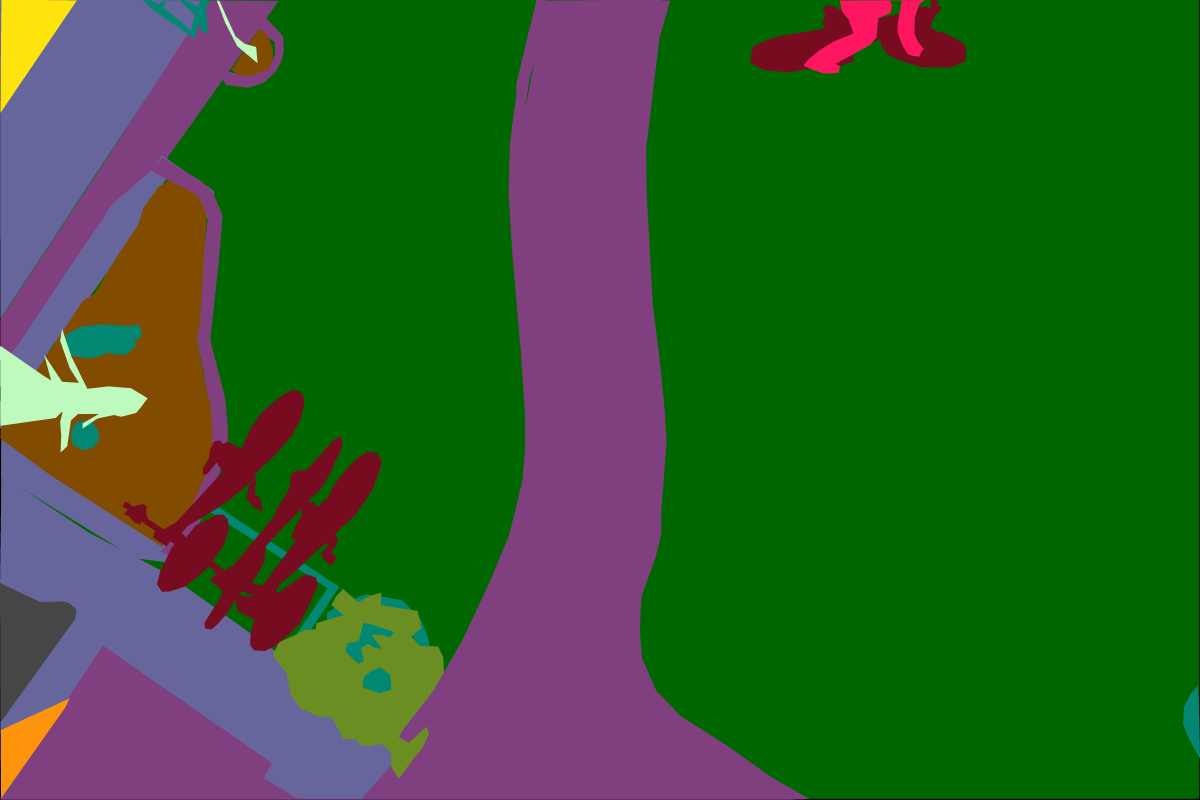
#> input picture semantic-dataset/RGB_color_image_masks/RGB_color_image_masks/021.png, 6000 x 4000 px, found by its file name (shown at 1/5 size); its folder holds only this picture in this run
$ python main.py
#> lines starting #> are read from the running program, lines starting #| are printed output that depends on the picture
import json
import cv2
import json
from cv2 import cv2
from matplotlib import pyplot as plt

import os
from PIL import Image
from pathlib import Path


path = '/home/polymath/Desktop/Rodasi/semantic-dataset/RGB_color_image_masks/RGB_color_image_masks/'

y = dict()
count = 0

for (root, dirs, files) in os.walk(path, topdown=True):
  for file in files:
    count+=1

    name = Path(file).stem
    file = path+file
    im = Image.open(file)
#> im is the input picture: PIL image 6000x4000 RGB; mean R, G, B 47.9, 93.1, 42.3

    green = 0
    other = 0
    grass = 0
    build = 0
    water = 0

    for pixel in im.getdata():
        if pixel == (51, 51, 0) :
            green += 1
        elif pixel == (107, 142, 35) :
            green += 1
        elif pixel== (0,102, 0):
            grass += 1
        elif pixel== (0,102, 0):
            build += 1
        elif pixel== (28,42,168):
            water+= 1
        else:
            other += 1
#> this loop made 24000000 passes
#> pixel on passes 1 to 12: (102, 102, 156), (102, 102, 156), (102, 102, 156), (102, 102, 156), (102, 102, 156), (102, 102, 156), (102, 102, 156), (254, 228, 12), (254, 228, 12), (254, 228, 12), (254, 228, 12), (254, 228, 12)
#> after the loop, build = 0; grass = 14548012; green = 407986; other = 9044002; water = 0

    from PIL import Image
    im = Image.open(file)
    image = cv2.imread(file,0)
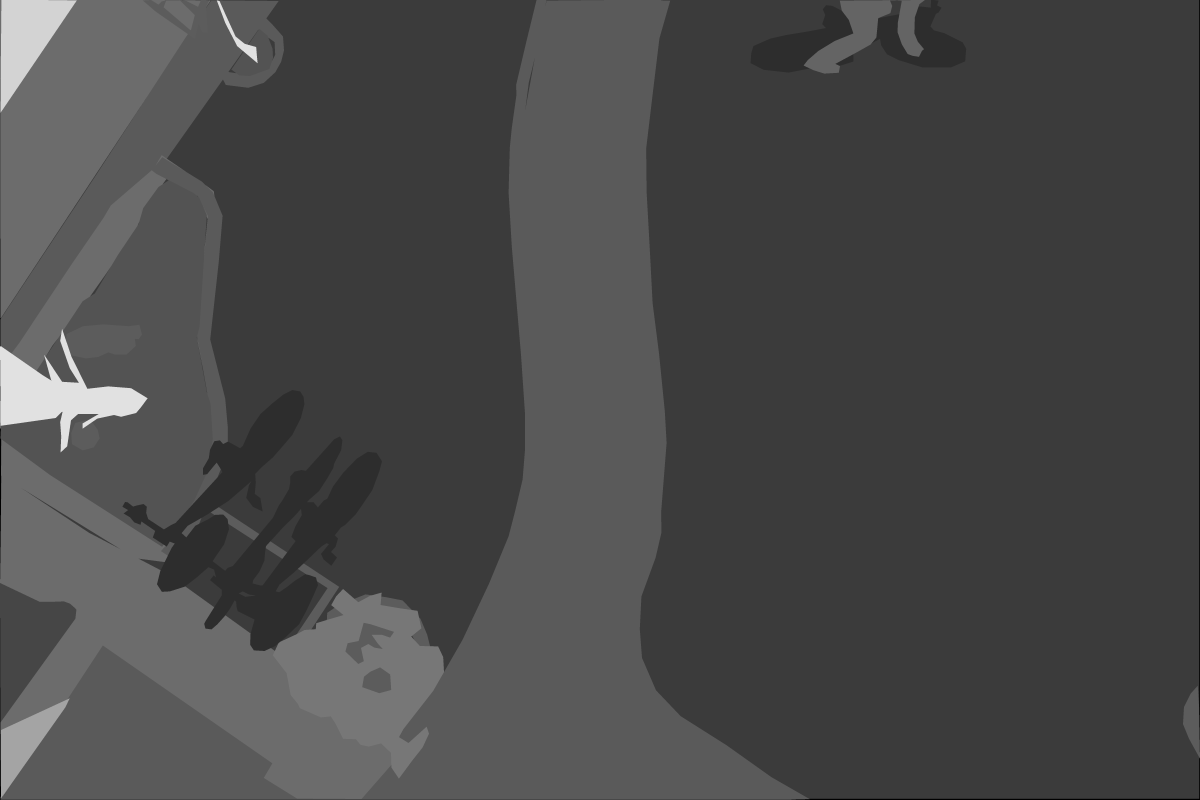
#> image: shape (4000, 6000) (shown at 1/5 size); min 0, max 225, mean 73.1

    total_area = 9.5 * 12.8 ##sq. mtr
    area_by_trees = ((12.8/6000)*(9.5/4000)*green)
#> area_by_trees = 2.07
    O2_seg = int(area_by_trees/2.675)*260
#> O2_seg = 0
    CO2_seg = int(area_by_trees/2.675)*48
#> CO2_seg = 0

    try:
      ratio = str(build/green)
#> ratio = '0.0'
    except:
      ratio = "The greenery status is next to nill"


    # x = {
    #   name: {
    # "pix_trees": green,
    # "pix_total": image.size,
    # "total_area": total_area,
    # "trees_area": area_by_trees,
    # "trees_count": area_by_trees/25.75,
    # "o2_seg": O2_seg
    #   }
    # }


    y[name] = {
    "pix_trees": str(green) + " px",
    "pix_total": str(image.size) + " px",
    "total_area": str(total_area) + " sq. mtr",
    "trees_area": str(area_by_trees) + " sq. mtr",
    "trees_count": str(round(area_by_trees/2.675)) + " trees",
    "o2_seg": str(O2_seg) + " pounds/year",
    "Area_under_water_bodies": str(((12.8/6000)*(9.5/4000)*water)) + " sq. mtr",
    "Building by Tree Ratio" : ratio,
    "area_grassland": str(((12.8/6000)*(9.5/4000)*grass)) + " sq. mtr",
    "CO2_conversion": str(CO2_seg) + " pounds/year"
    }

    print("Files Done: ",str(count))


with open('test.json', 'a+') as outfile:
  outfile.write(json.dumps(y, sort_keys=False, indent=4))
  outfile.write(",")
  outfile.close()

print("*********************")
print("*********************")
print("*********************")
print("****Successs!!!!!!***")
print("*********************")
print("*********************")
print("*********************")


    # [71 lines of commented-out code are left out]
